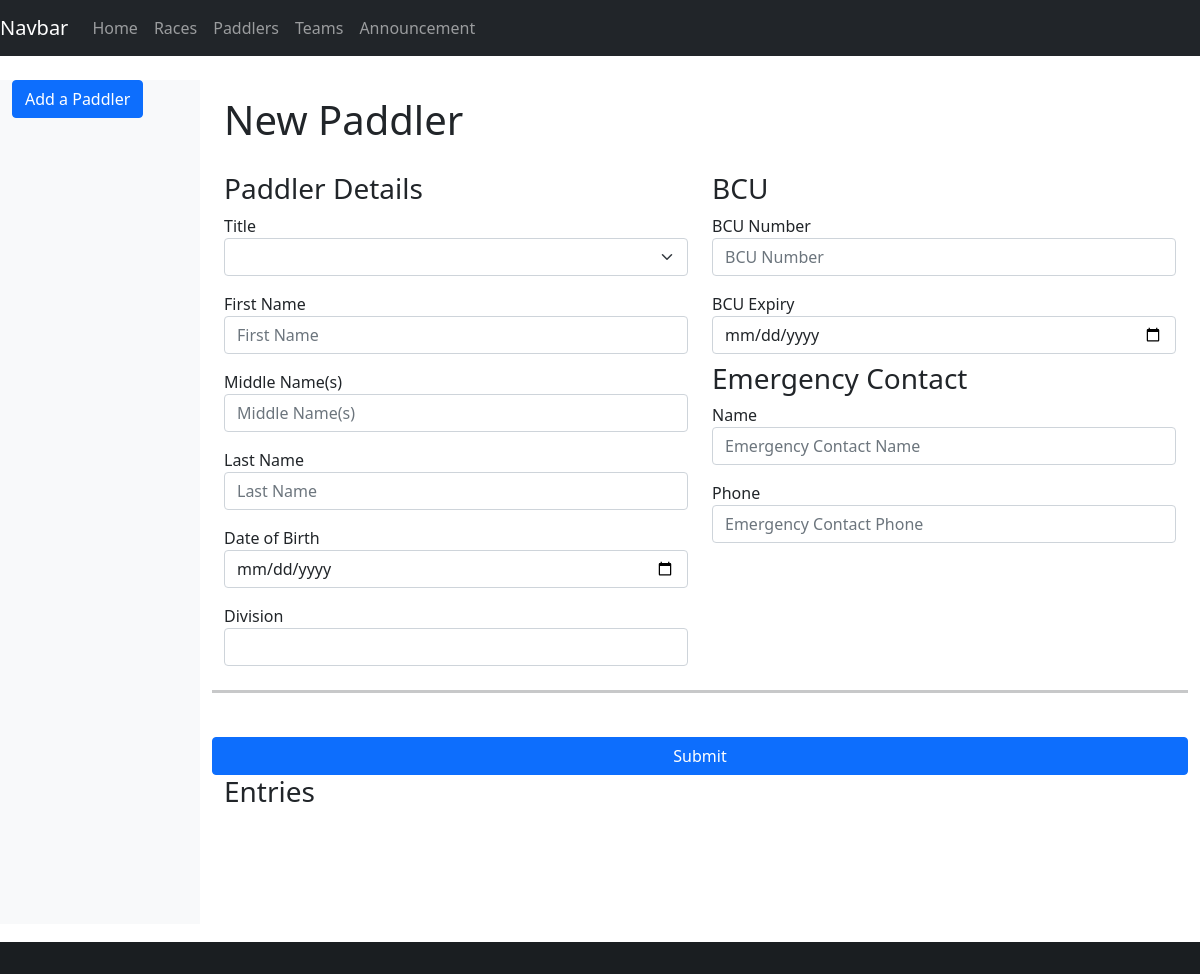
Before: /paddler/316 (signed in) with the older database file.
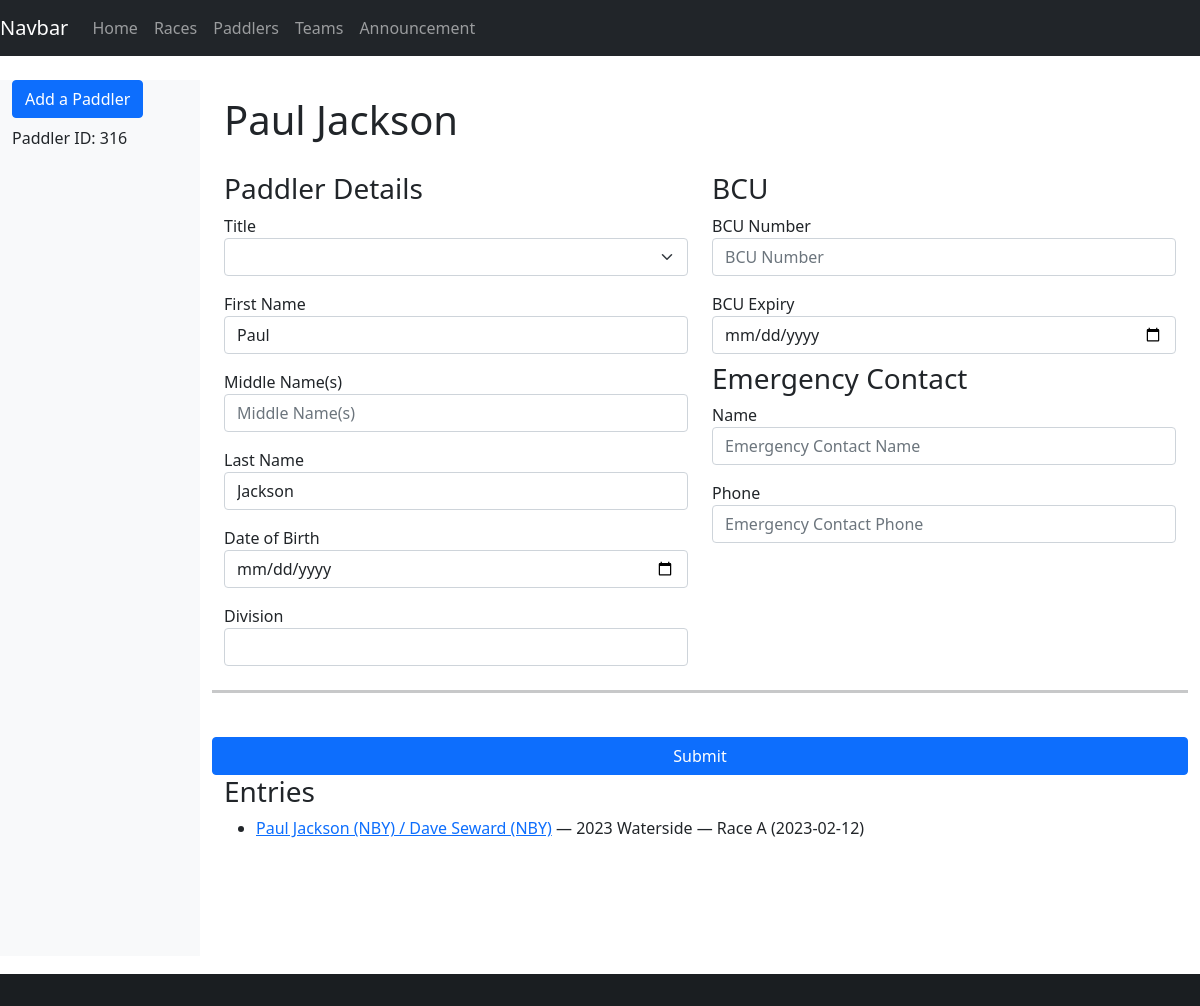
After: the same page with the newer database file.
### database/database/paddler.py (models this page shows, shortened)
class Paddler(Base):
    __tablename__ = "paddler"
    id = Column(Integer, primary_key=True)
    bcu = Column(Integer)  # BCU = British Canoe Union
    bcu_expiry = Column(Date)
    division = Column(Integer)
    title = Column(String)
    first = Column(String)
    middle = Column(String)
    last = Column(String)
    suffix = Column(String)
    dob = Column(Date)
    address = Column(String)
    email = Column(String)
    phone = Column(String)
    emergency_name = Column(String)
    emergency_phone = Column(String)
    @hybrid_property
    def name(self):
        name = [self.first, self.middle, self.last]
        name = list(filter(lambda item: item is not None, name))
        name = " ".join(name)
        name = name.strip()
        return name

### database/database/crew.py (models this page shows, shortened)
class Crew(Base):
    __tablename__ = "crew"
    id = Column(Integer, primary_key=True)
    paddler_id = Column(Integer, ForeignKey(Paddler.id), index=True)
    club_id = Column(String(3), ForeignKey(Club.id), index=True)
    entry_id = Column(Integer, ForeignKey(Entry.id), index=True)
    team_id = Column(Integer, ForeignKey(Team.id), index=True)
    services = Column(Boolean, server_default=expression.false())
    due = Column(Numeric)
    paid = Column(Numeric)
    team = relationship(Team, backref="entries", lazy="joined")
    paddler = relationship(Paddler, backref="crews", lazy="joined")
    club = relationship("Club", backref="crews", lazy="joined")
    entry = relationship(Entry, backref="crews", lazy="joined")
    def __str__(self):
        club = f" ({self.club.id})" if self.club else ""
        return f"{self.paddler.name}{club}"

### database/database/club.py (models this page shows, shortened)
class Club(Base):
    __tablename__ = "club"
    id = Column(String(3), primary_key=True)
    name = Column(String)

### database/database/race.py (models this page shows, shortened)
class Race(Base):
    __tablename__ = "race"
    __table_args__ = (UniqueConstraint("name", "date", name="uq_race_name_date"),)
    id = Column(Integer, primary_key=True)
    name = Column(String, nullable=False)
    date = Column(Date, nullable=False)
    series_id = Column(Integer, ForeignKey(Series.id), index=True)
    time_min_start = Column(String)
    time_max_start = Column(String)
    time_min_finish = Column(String)
    time_max_finish = Column(String)
    series = relationship(Series, backref="races", lazy="joined")
    def __str__(self):
        return "%s (%s)" % (self.name, self.date)

### kanoe/views/paddler.py (the view, shortened to what this page needs)
@blueprint.route("/paddler/<paddler_id>", methods=("GET", "POST"))
@blueprint.route("/paddler/", defaults={"paddler_id": None}, methods=("GET", "POST"))
@login_required
def paddler(paddler_id):
    if paddler_id:
        paddler = session.query(db.Paddler).get(paddler_id)
    else:
        paddler = None
    return render_template("paddler.j2", paddler=paddler)

### database/database/entry.py (called while the page is built)
    def __str__(self):
        names = [str(crew) for crew in self.crews]
        return " / ".join(names)

### kanoe/__init__.py (called while the page is built)
@login_manager.user_loader
def load_user(user_id):
    return session.query(db.User).get(user_id)

### kanoe/templates/paddler.j2 (shortened to what this page needs)
{% extends "base-fluid.j2" %}
{% from "macros.j2" import find_value %}
{% block content %}
<h1>{% if paddler.name %}{{ paddler.name }}{% else %}New Paddler{% endif %}</h1>
<form method="post">
    <div class="row">
        <div class="col-sm-6">
            <h3>Paddler Details</h3>
            <div class="mb-3">
                <label for="title">Title</label>
                <select class="form-select" class="form-control" id="title" name="title">
                    <option value=""></option>
                    <option {% if paddler.title=="Mr" %}selected {% endif %}value="Mr">Mr</option>
                </select>
            </div>
            <div class="mb-3">
                <label for="first">First Name</label>
                <input type="text" class="form-control" id="first" name="first" placeholder="First Name"
                    value="{{ find_value(request.form['first'], paddler.first) }}">
            </div>
            <div class="mb-3">
                <label for="middle">Middle Name(s)</label>
                <input type="text" class="form-control" id="middle" name="middle" placeholder="Middle Name(s)"
                    value="{{ find_value(request.form['middle'], paddler.middle) }}">
            </div>
            <div class="mb-3">
                <label for="last">Last Name</label>
                <input type="text" class="form-control" id="last" name="last" placeholder="Last Name"
                    value="{{ find_value(request.form['last'], paddler.last) }}">
            </div>
            <div class="mb-3">
                <label for="dob">Date of Birth</label>
                <input id="dob" name="dob" class="form-control" type="date"
                    value="{{ find_value(request.form['dob'], paddler.dob) }}">
            </div>
            <div>
                <label for="division">Division</label>
                <input type="number" class="form-control" id="division" name="division" min="1" max="9"
                    value="{{ find_value(request.form['division'], paddler.division) }}">
            </div>
        </div>
        <div class="col-sm-6">
            <h3>BCU</h3>
            <div class="mb-3">
                <label for="bcu">BCU Number</label>
                <input type="text" class="form-control" id="bcu" name="bcu" placeholder="BCU Number"
                    value="{{ find_value(request.form['bcu'], paddler.bcu) }}">
            </div>
            <div>
                <label for="bcu_expiry">BCU Expiry</label>
                <input type="date" class="form-control" id="bcu_expiry" name="bcu_expiry"
                    value="{{ find_value(request.form['bcu_expiry'], paddler.bcu_expiry) }}">
            </div>
            <h3 class="mt-2">Emergency Contact</h3>
            <div class="mb-3">
                <label for="emergency_name">Name</label>
                <input type="text" class="form-control" id="emergency_name" name="emergency_name"
                    placeholder="Emergency Contact Name"
                    value="{{ find_value(request.form['emergency_name'], paddler.emergency_name) }}">
            </div>
            <div>
                <label for="emergency_phone">Phone</label>
                <input type="text" class="form-control" id="emergency_phone" name="emergency_phone"
                    placeholder="Emergency Contact Phone"
                    value="{{ find_value(request.form['emergency_phone'], paddler.emergency_phone) }}">
            </div>
        </div>
        <hr class="my-4">
        <button type="submit" class="btn btn-primary">Submit</button>
    </div>
</form>
<h3>Entries</h3>
<ul>
    {% for crew in paddler.crews %}
    <li><a href="{{ url_for('kanoe.entry', entry_id=crew.entry.id) }}">{{ crew.entry }}</a> — {{ crew.entry.race }}</li>
    {% endfor %}
</ul>
{% endblock %}
{% block sidebar %}
{% include 'sidebar-paddler.j2' %}
{% endblock %}

### kanoe/templates/sidebar-paddler.j2
<ul class="nav flex-column">
    <li class="nav-item mb-2">
        <a href="{{ url_for('kanoe.paddler') }}" class="btn btn-primary" target="_blank">Add a Paddler</a>
    </li>
</ul>
{% if paddler %}
<p>Paddler ID: {{ paddler.id }}</p>
{% endif %}

Changed rows visible on the page:
added Paddler: id "316", name "Paul Jackson", first "Paul", last "Jackson"
added Crew: entry "Paul Jackson (NBY) / Dave Seward (NBY)", entry.race "2023 Waterside — Race A (2023-02-12)"
Other visible differences:
text no longer shown: "New Paddler"
text now shown: "Paddler ID:"
